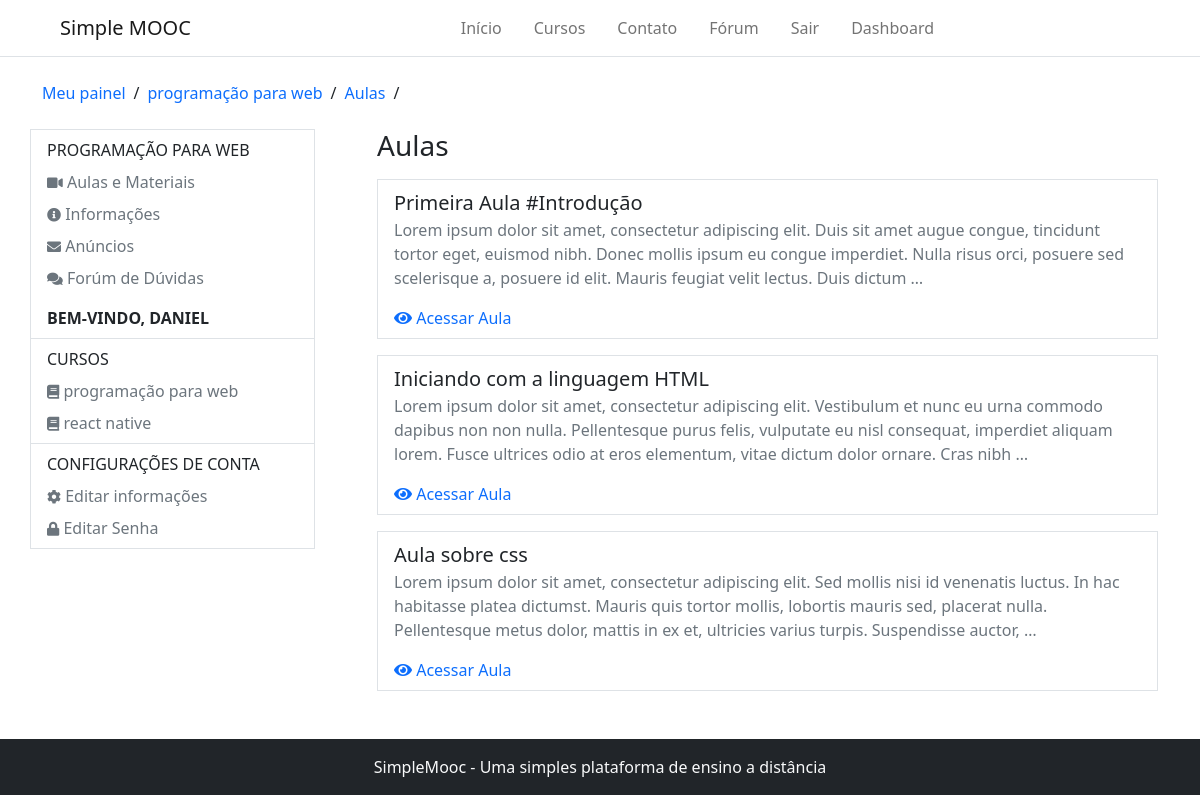
The page /accounts/programacao-para-web/aulas/ (signed in) on the database its author committed.
### Courses/models.py (models this page shows, shortened)
class Course(models.Model):
    name_course = models.CharField(max_length=50, verbose_name='Nome do curso')
    slug_course = models.SlugField(verbose_name='Atalho', blank=True)
    description_course = models.CharField(max_length=255, verbose_name='Descrição do curso')
    about_course = models.TextField(verbose_name='Sobre o curso')
    image_course = models.ImageField(upload_to='course_img/%Y/%m/%d', verbose_name='Imagem', null=True, blank=True)
    created_at = models.DateTimeField(auto_now_add= True, verbose_name='Data de criação')
    update_at = models.DateTimeField(auto_now=True, verbose_name='Data de atualização')
    objects = CourseManager()
    def __str__(self):
        return self.name_course
    def release_lessons(self):
        today = timezone.now().date()
        return self.Lessons.filter(release_data__lte=today)
    def course_adverts_url(self):
        return reverse('course-adverts', args=[self.slug_course])
    class Meta:
        verbose_name = 'curso'
        verbose_name_plural = 'cursos'

class subscribe(models.Model):
    STATUS_CHOICES = (
        (0, 'Análise'),
        (1, 'Aprovado'),
        (2, 'Cancelado'),
    )
    user = models.ForeignKey(settings.AUTH_USER_MODEL, on_delete=models.CASCADE, verbose_name='Usuário')
    course = models.ForeignKey(Course, on_delete=models.CASCADE, verbose_name='Curso')
    status = models.IntegerField(choices=STATUS_CHOICES, default=0, blank=True, verbose_name='Situação')
    created_at = models.DateTimeField(auto_now_add=True, verbose_name='Criado em')
    update_at = models.DateTimeField(auto_now=True, verbose_name='Atualizado em')
    def is_approved(self):
        return self.status == 1
    class Meta:
        verbose_name = 'Inscrição'
        verbose_name_plural = 'Inscrições'
        unique_together = (('user', 'course'),)

class Lesson(models.Model):
    course = models.ForeignKey(Course, on_delete=models.CASCADE, verbose_name='Curso', related_name='Lessons')
    name = models.CharField(max_length=100, verbose_name='Título')
    description = models.TextField(verbose_name='Descrição')
    release_data = models.DateField('Data de liberação', blank=True, null=True)
    created_at = models.DateTimeField(auto_now_add=True, verbose_name='Criado em')
    update_at = models.DateTimeField(auto_now=True, verbose_name='Atualizado em')
    class Meta:
        verbose_name = 'Aula'
        verbose_name_plural = 'Aulas'

### Accounts/models.py (models this page shows, shortened)
class User(AbstractBaseUser, PermissionsMixin):
    username = models.CharField(max_length=50, verbose_name='Nome de usuário', unique=True,
        validators=[validators.RegexValidator(re.compile('^[\w.@+-]+$'),
        'O nome de usuário só pode conter letras números, ou os seguintes caracteres: @/./+/-/_',
        'invalid')]
    )
    email = models.EmailField(unique=True, verbose_name='E-mail')
    full_name = models.CharField(max_length=100, blank=True, verbose_name='Nome completo')
    is_active = models.BooleanField(blank=True, default=True, verbose_name='Está ativo?')
    is_staff = models.BooleanField(blank=True, default=False, verbose_name='Pertence a equipe?')
    date_joined = models.DateTimeField(auto_now_add=True, verbose_name='Data de entrada')
    objects = UserManager()
    USERNAME_FIELD = 'username'
    REQUIRED_FIELDS = ['email', 'full_name']
    def __str__(self):
        return self.username
    class Meta:
        verbose_name = 'Usuário'
        verbose_name_plural = 'Usuários'

### Accounts/decorators.py (the view)
    def wrapper(request, *args, **kwargs):
        slug = kwargs.get('slug')
        course = get_object_or_404(Course, slug_course=slug)
        try:
            subscriber = get_object_or_404(subscribe, user=request.user, course=course)
        except:
            messages.error(request, 'Desculpe, mas você não tem permissão para acessar essa página')
            return redirect('dashboard')
        if not subscriber.is_approved():
            messages.error(request, 'A sua inscrição no curso ainda está pendente')
            return redirect('dashboard')
        request.course = course
        return detail_advert(request, *args, **kwargs)

### Accounts/views.py (called while the page is built)
@login_required
@subscription_required
def lessons(request, slug):
    course = request.course
    return render(request, 'registration/lessons.html', {'course': course})

### Courses/templatetags/courses_tags.py (called while the page is built)
@register.inclusion_tag('partials/_my_courses.html')
def user_courses(user):
    registrations = subscribe.objects.order_by('-id').filter(user=user)
    return {'registrations': registrations}

### Accounts/templates/registration/lessons.html
{% extends 'registration/course_adverts.html' %}
{% block 'breadcrumbs' %}
    {{ block.super }}
    <li><a href="{{ course.course_adverts_url }}" class="text-decoration-none">Aulas</a></li>
    <li>/</li>
{% endblock %}
{% block 'dashboard-main' %}
    <h1 class="fs-3 mb-3">Aulas</h1>
    <div class="d-flex flex-column gap-3">
        {% for lesson in course.release_lessons %}
            <div class="border border-1 px-3 py-2">
                <a class="text-decoration-none fs-5 text-dark" href="#">{{ lesson.name }}</a>
                <p class="text-muted">{{ lesson.description|truncatewords:'40' }}</p>
                <a class="text-primary text-decoration-none" href="{% url 'detail-lesson' course.slug_course lesson.id %}">
                    <i class="fas fa-eye"></i> Acessar Aula
                </a>
            </div>
        {% endfor %}
    </div>
{% endblock %}

### Accounts/templates/registration/course_adverts.html (shortened to what this page needs)
{% extends 'registration/dashboard.html' %}
{% block 'breadcrumbs' %}
    {{ block.super }}
    <li><a href="{{ course.course_adverts_url }}" class="text-decoration-none">{{ course }}</a></li>
    <li>/</li>
{% endblock %}
{% block 'dashboard-aside' %}
    <ul class="nav flex-column px-3 py-2">
        <p class="mb-0 text-uppercase">{{ course }}</p>
        <li class="nav-item">
            <a class="nav-link px-0 link-secondary pb-0" href="{% url 'lessons' course.slug_course %}">
                <i class="fas fa-video" style="font-size: 14px"></i> Aulas e Materiais
            </a>
        </li>
        <li class="nav-item">
            <a class="nav-link px-0 link-secondary pb-0" href="{% url 'edit_password' %}">
                <i class="fas fa-info-circle" style="font-size: 14px"></i> Informações
            </a>
        </li>
        <li class="nav-item">
            <a class="nav-link px-0 link-secondary pb-0" href="{% url 'edit_password' %}">
                <i class="fas fa-envelope" style="font-size: 14px"></i> Anúncios
            </a>
        </li>
        <li class="nav-item">
            <a class="nav-link px-0 link-secondary pb-0" href="{% url 'edit_password' %}">
                <i class="fas fa-comments" style="font-size: 14px"></i> Forúm de Dúvidas
            </a>
        </li>
    </ul>
    {{ block.super }}
{% endblock %}

### Accounts/templates/registration/dashboard.html (shortened to what this page needs)
{% extends 'base.html' %}
{% load courses_tags %}
{% block 'content' %}
    {% include 'partials/_header.html' %}
    <div class="container">
        <ul class="d-flex align-items-center my-4 p-0 gap-2" style="list-style: none;">
            {% block 'breadcrumbs' %}
                <li><a href="{% url 'dashboard' %}" class="text-decoration-none">Meu painel</a></li>
                <li>/</li>
            {% endblock %}
        </ul>
        <div class="row mb-5">
            <div class="col-3 p-0 d-block border border-1" style="margin-right: 50px; height: max-content;">
                {% block 'dashboard-aside' %}
                    <p class="text-uppercase fw-bold px-3 py-2 m-0 border-bottom">bem-vindo, {{ user.username }}</p>
                    <ul class="nav flex-column border-bottom px-3 py-2">
                        <p class="mb-0 text-uppercase">Cursos</p>
                        {% user_courses user %}
                    </ul>
                    <ul class="nav flex-column px-3 py-2">
                        <p class="mb-0 text-uppercase">Configurações de conta</p>
                        <li class="nav-item">
                            <a class="nav-link px-0 link-secondary pb-0" href="{% url 'edit_account' %}">
                                <i class="fas fa-cog" style="font-size: 14px"></i> Editar informações
                            </a>
                        </li>
                        <li class="nav-item">
                            <a class="nav-link px-0 link-secondary pb-0" href="{% url 'edit_password' %}">
                                <i class="fas fa-lock" style="font-size: 14px"></i> Editar Senha
                            </a>
                        </li>
                    </ul>
                {% endblock %}
            </div>
            <div class="col">
                {% block 'dashboard-main' %}{% endblock %}
            </div>
        </div>
    </div>
    {% include 'partials/_footer.html' %}
{% endblock %}

### templates/partials/_my_courses.html
{% for subscribe in registrations %}
    <li class="nav-item">
        <a class="nav-link px-0 link-secondary pb-0" aria-current="page" href="{{ subscribe.course.course_user_url }}">
            <i class="fas fa-book" style="font-size: 14px"></i> {{ subscribe.course }}
        </a>
    </li>
{% empty %}
    <p class="text-muted">Você não está escrito em nenhum curso</p>
{% endfor %}

### rows shown on the page
Course: name_course "programação para web", name_course "PROGRAMAÇÃO PARA WEB"
User: username "DANIEL"
subscribe: course "programação para web"
subscribe: course "react native"
Lesson: name "Primeira Aula #Introdução", description "Lorem ipsum dolor sit amet, consectetur adipiscing elit. Duis sit amet augue congue, tincidunt tortor eget, euismod nibh. Donec mollis ipsum eu congue imperdiet. Nulla risus orci, posuere sed scelerisque a, posuere id elit. Mauris feugiat velit lectus. Duis dictum …"
Lesson: name "Iniciando com a linguagem HTML", description "Lorem ipsum dolor sit amet, consectetur adipiscing elit. Vestibulum et nunc eu urna commodo dapibus non non nulla. Pellentesque purus felis, vulputate eu nisl consequat, imperdiet aliquam lorem. Fusce ultrices odio at eros elementum, vitae dictum dolor ornare. Cras nibh …"
Lesson: name "Aula sobre css", description "Lorem ipsum dolor sit amet, consectetur adipiscing elit. Sed mollis nisi id venenatis luctus. In hac habitasse platea dictumst. Mauris quis tortor mollis, lobortis mauris sed, placerat nulla. Pellentesque metus dolor, mattis in ex et, ultricies varius turpis. Suspendisse auctor, …"
